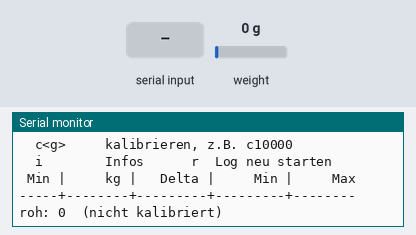
Recording of a sketch running on a simulated ESP32. Parts: the last lines printed to the serial monitor. The inputs (shaded band) are chosen by the test bench; at power-on: weight on the scale 0 g. EEPROM starts erased.

Above: at 1.7 s.
1.8 s: "t\n" received over Serial
At 4.6 s:
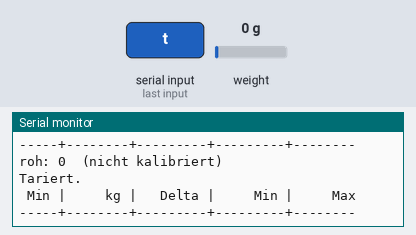
5.3 s: "m\n" received over Serial
At 7.9 s:
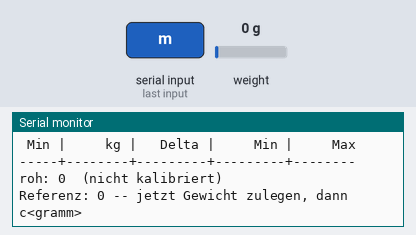
8.8 s: "i\n" received over Serial
At 10.0 s:
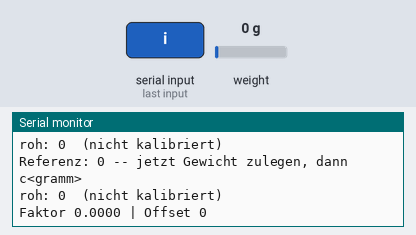
10.3 s: "c90\n" received over Serial
At 13.0 s:
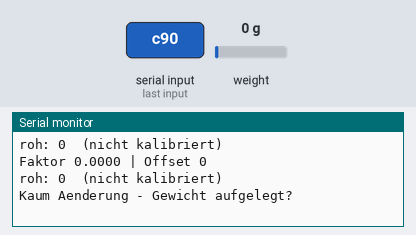
13.8 s: "c,45\n" received over Serial
At 15.0 s:
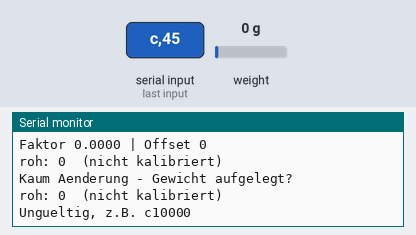
15.3 s: weight on the scale set to 100 g
At 16.5 s:
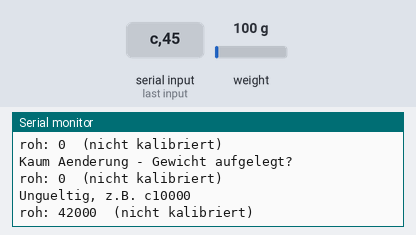

Measured:
- after the input at 1.8 s, the serial monitor: prints a new line after 2.0 s (image 1)
- after the input at 5.3 s, the serial monitor: prints a new line after 2.0 s (image 2)
- after the input at 8.8 s, the serial monitor: prints a new line at once (image 3)
- after the input at 10.3 s, the serial monitor: prints a new line after 2.0 s (image 4)
- after the input at 13.8 s, the serial monitor: prints a new line at once (image 5)
- after the input at 15.3 s, the serial monitor: prints a new line at once (image 6)

The sketch:

esp32_hx711_parallelstahl100.ino
```cpp
#include "HX711.h"
#include <Preferences.h>

const int DT_PIN   = 18;
const int SCK_PIN  = 19;
const unsigned long INTERVALL = 2000;   // 2 s, spaeter hochsetzen
const int MITTELUNG = 10;

HX711 scale;
Preferences prefs;
float faktor = 0.0f;                    // Counts pro Gramm

long refRoh = 0;
bool refGesetzt = false;
float startwert = 0, minwert = 0, maxwert = 0;
unsigned long t0 = 0, tLetzte = 0;
bool ersteMessung = true;

void neuStarten() {
  ersteMessung = true;
  t0 = millis();
  tLetzte = millis() - INTERVALL;
  Serial.println("\n Min |     kg |   Delta |     Min |     Max");
  Serial.println("-----+--------+---------+---------+--------");
}

void hilfe() {
  Serial.println("  t        tarieren (Nullpunkt)");
  Serial.println("  m        Referenz merken, dann Gewicht zulegen");
  Serial.println("  c<g>     kalibrieren, z.B. c10000");
  Serial.println("  i        Infos      r  Log neu starten");
}

void setup() {
  Serial.begin(115200);
  delay(500);

  scale.begin(DT_PIN, SCK_PIN);
  if (!scale.wait_ready_timeout(3000)) {
    Serial.println("HX711 nicht gefunden");
    while (1) delay(1000);
  }

  prefs.begin("waage2", false);
  faktor = prefs.getFloat("faktor", 0.0f);
  scale.set_offset(prefs.getLong("offset", 0));
  if (faktor != 0.0f) scale.set_scale(faktor);

  Serial.printf("\nFaktor %.4f\n", faktor);
  hilfe();
  neuStarten();
}

void befehl(String s) {
  s.trim();
  if (s.length() == 0) return;

  if (s == "t") {
    scale.tare(20);
    prefs.putLong("offset", scale.get_offset());
    Serial.println("Tariert.");
    neuStarten();
  }
  else if (s == "m") {
    refRoh = scale.read_average(20);
    refGesetzt = true;
    Serial.printf("Referenz: %ld -- jetzt Gewicht zulegen, dann c<gramm>\n", refRoh);
  }
  else if (s.startsWith("c")) {
    float gramm = s.substring(1).toFloat();
    if (gramm <= 0) { Serial.println("Ungueltig, z.B. c10000"); return; }

    long diff;
    if (refGesetzt) diff = scale.read_average(20) - refRoh;
    else            diff = (long)scale.get_value(20);

    if (abs(diff) < 200) { Serial.println("Kaum Aenderung - Gewicht aufgelegt?"); return; }

    faktor = (float)diff / gramm;
    scale.set_scale(faktor);
    prefs.putFloat("faktor", faktor);
    Serial.printf("Kalibriert: %ld Counts / %.0f g -> Faktor %.4f\n", diff, gramm, faktor);
    refGesetzt = false;
    neuStarten();
  }
  else if (s == "i") {
    Serial.printf("Faktor %.4f | Offset %ld\n", faktor, scale.get_offset());
  }
  else if (s == "r") neuStarten();
  else hilfe();
}

void loop() {
  static String puffer = "";
  while (Serial.available()) {
    char c = Serial.read();
    if (c == '\n' || c == '\r') {
      if (puffer.length() > 0) { befehl(puffer); puffer = ""; }
    } else puffer += c;
  }

  if (millis() - tLetzte < INTERVALL) return;
  tLetzte = millis();

  if (faktor == 0.0f) {
    Serial.printf("roh: %.0f  (nicht kalibriert)\n", scale.get_value(10));
    return;
  }

  float kg = scale.get_units(MITTELUNG) / 1000.0f;
  if (ersteMessung) { startwert = minwert = maxwert = kg; ersteMessung = false; }
  if (kg < minwert) minwert = kg;
  if (kg > maxwert) maxwert = kg;

  Serial.printf("%4lu | %6.2f | %+7.2f | %7.2f | %7.2f\n",
                (millis() - t0) / 60000, kg, kg - startwert, minwert, maxwert);
}
```
